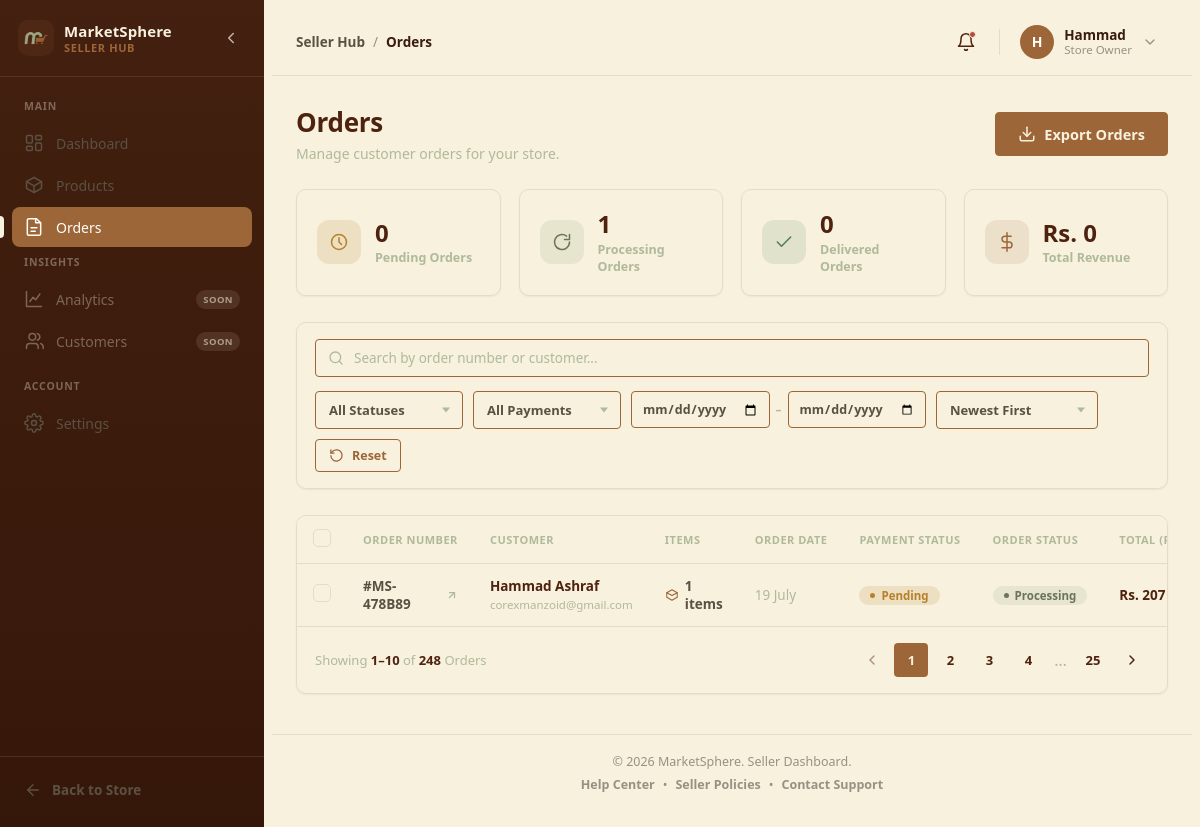
The app's page /seller/orders/ (signed in), older data.
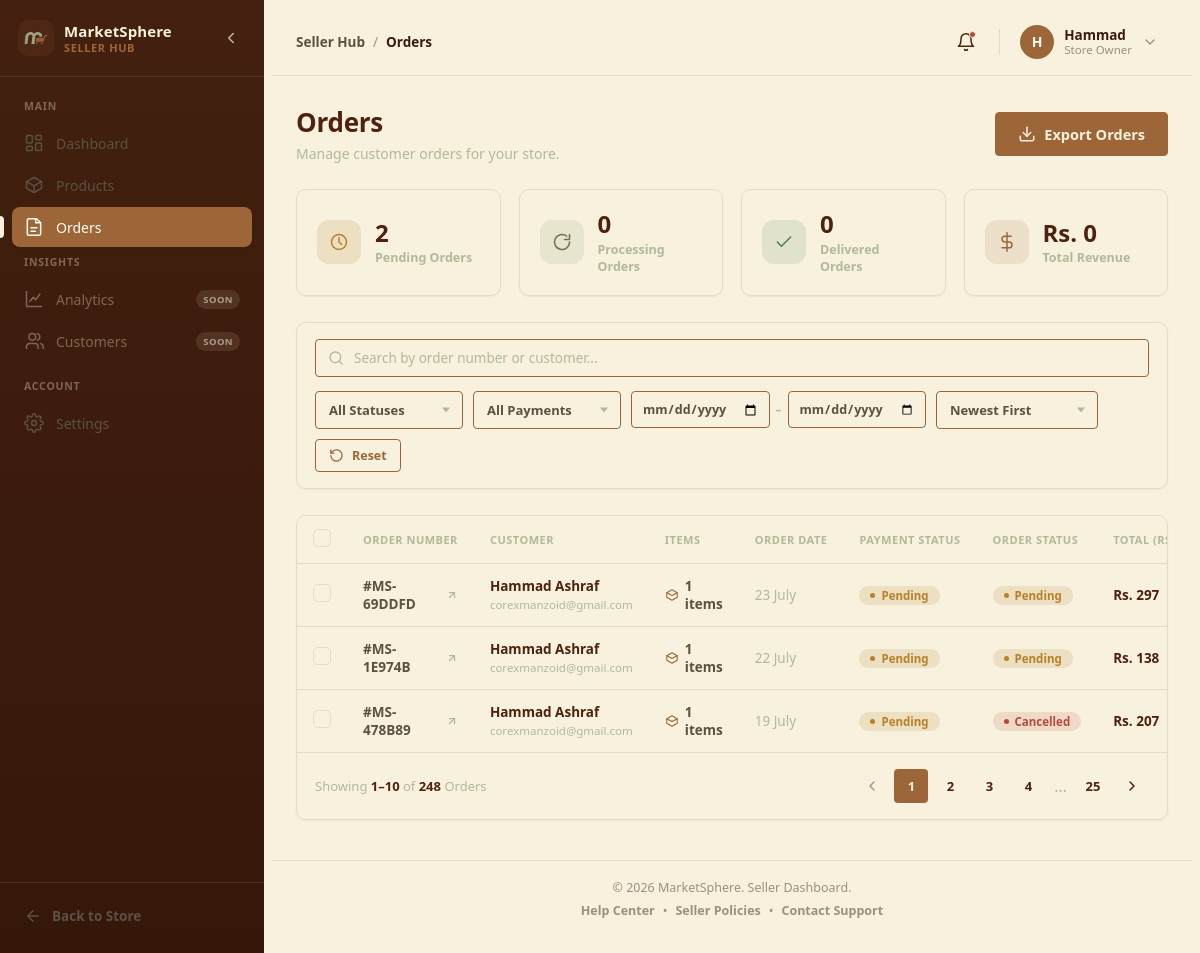
The same page, newer data.
### orders/models.py (models this page shows, shortened)
class SellerOrder(models.Model):
    class Status(models.TextChoices):
        PENDING = "pending", "Pending"
        CONFIRMED = "confirmed", "Confirmed"
        PROCESSING = "processing", "Processing"
        SHIPPED = "shipped", "Shipped"
        DELIVERED = "delivered", "Delivered"
        CANCELLED = "cancelled", "Cancelled"
    order = models.ForeignKey(
        Order, on_delete=models.CASCADE, related_name="seller_orders"
    )
    seller = models.ForeignKey(
        "accounts.Seller", on_delete=models.CASCADE, related_name="orders"
    )
    status = models.CharField(
        max_length=20, choices=Status.choices, default=Status.PENDING
    )
    subtotal = models.DecimalField(max_digits=10, decimal_places=2, default=0)
    shipping_cost = models.DecimalField(max_digits=10, decimal_places=2, default=0)
    discount = models.DecimalField(max_digits=10, decimal_places=2, default=0)
    tax = models.DecimalField(max_digits=10, decimal_places=2, default=0)
    total = models.DecimalField(max_digits=10, decimal_places=2, default=0)
    tracking_number = models.CharField(max_length=100, blank=True)
    courier = models.CharField(max_length=100, blank=True)
    shipped_at = models.DateTimeField(blank=True, null=True)
    delivered_at = models.DateTimeField(blank=True, null=True)
    estimated_delivery = models.DateField(null=True, blank=True)
    shipping_notes = models.TextField(blank=True)
    created_at = models.DateTimeField(auto_now_add=True)
    updated_at = models.DateTimeField(auto_now=True)
    class Meta:
        unique_together = ("order", "seller")

class Order(models.Model):
    class PaymentStatus(models.TextChoices):
        UNPAID = "unpaid", "Unpaid"
        PAID = "paid", "Paid"
        REFUNDED = "refunded", "Refunded"
    user = models.ForeignKey(
        settings.AUTH_USER_MODEL, on_delete=models.CASCADE, related_name="orders"
    )
    order_number = models.CharField(max_length=64, unique=True)
    payment_status = models.CharField(
        max_length=20, choices=PaymentStatus.choices, default=PaymentStatus.UNPAID
    )
    subtotal = models.DecimalField(max_digits=10, decimal_places=2, default=0)
    shipping_cost = models.DecimalField(max_digits=10, decimal_places=2, default=0)
    discount = models.DecimalField(max_digits=10, decimal_places=2, default=0)
    tax = models.DecimalField(max_digits=10, decimal_places=2, default=0)
    total = models.DecimalField(max_digits=10, decimal_places=2, default=0)
    shipping_name = models.CharField(max_length=255)
    shipping_phone = models.CharField(max_length=32, blank=True, null=True)
    shipping_address = models.CharField(max_length=512)
    shipping_city = models.CharField(max_length=255)
    shipping_postal_code = models.CharField(max_length=20, blank=True, null=True)
    notes = models.TextField(blank=True, null=True)
    created_at = models.DateTimeField(auto_now_add=True)
    updated_at = models.DateTimeField(auto_now=True)
    @property
    def overall_status(self):
        statuses = list(self.seller_orders.values_list("status", flat=True))
        if not statuses:
            return None
        unique = set(statuses)
        if len(unique) == 1:
            return statuses[0]

### accounts/models.py (models this page shows)
class User(AbstractUser):
    class AccountStatus(models.TextChoices):
        UNVERIFIED = "UNVERIFIED", "Unverified"
        VERIFIED = "VERIFIED", "Verified"
        SUSPENDED = "SUSPENDED", "Suspended"
        DEACTIVATED = "DEACTIVATED", "Deactivated"
        BLOCKED = "BLOCKED", "Blocked"
    contact = models.CharField(max_length=20, blank=True)
    profile_image_url = models.URLField(blank=True, null=True, max_length=500)
    account_status = models.CharField(
        max_length=20,
        choices=AccountStatus.choices,
        default=AccountStatus.UNVERIFIED,
    )

### seller_dashboard/views.py (the view)
# urls.py: path("", views.orders, name="orders"),
def orders(request):
    return render(request, "orders/list.html")

### accounts/context_processors.py (called while the page is built)
def seller_context(request):
    if request.user.is_authenticated:
        seller = getattr(request.user, "seller_profile", None)
    else:
        seller = None
    return {
        "seller": seller,
    }

### orders/services.py (called while the page is built)
def get_seller_orders(seller):
    return (
        SellerOrder.objects.filter(seller=seller)
        .select_related(
            "order",
            "order__user",
        )
        .prefetch_related(
            "items",
            "items__product",
        )
        .order_by("-created_at")
    )

### products/context_processors.py (called while the page is built)
def categories(request):
    user = request.user
    return {
        "categories": get_all_categories(),
        "brands": get_all_brands(),
        "wishlist_count": wishlist_count(user) if user.is_authenticated else 0,
        "cart_count": cart_count(user) if user.is_authenticated else 0,
    }

### products/services.py (called while the page is built)
def get_all_brands():
    brands = Brand.objects.filter(is_active=True)
    return brands

def wishlist_count(user):
    if not getattr(user, "is_authenticated", False):
        return 0
    return WishlistItem.objects.filter(user=user).count()

def get_or_create_cart(user):
    cart, created = Cart.objects.get_or_create(user=user)
    return cart

### seller_dashboard/templates/orders/list.html (shortened to what the changed rows need)
{% extends 'base_dashboard.html' %}
{% load static %}
{% block active_page %}
  orders
{% endblock %}
{% block css %}
  <link rel="stylesheet" href="{% static 'css/seller_orders.css' %}" />
{% endblock %}
{% block seller_content %}
  <div class="so-page">
    <section class="so-header so-reveal" aria-label="Orders header">
      <div class="so-header-text">
        <h1 class="so-header-title">Orders</h1>
      </div>
    </section>
    <section class="so-stats-grid so-reveal" aria-label="Order statistics">
      <div class="so-stat-card">
        <div class="so-stat-body">
          <span class="so-stat-value">{{ dashboard_pending_orders }}</span>
          <span class="so-stat-label">Pending Orders</span>
        </div>
      </div>
      <div class="so-stat-card">
        <div class="so-stat-body">
          <span class="so-stat-value">{{ dashboard_processing_orders }}</span>
          <span class="so-stat-label">Processing Orders</span>
        </div>
      </div>
    </section>
    <section class="so-table-card so-reveal" aria-label="Orders table">
      <div class="so-table-wrap">
        <table class="so-table" id="soOrdersTable">
          <thead>
            <tr>
              <th scope="col" class="so-col-checkbox">
                <label class="so-checkbox">
                  <span class="so-checkbox-box"></span>
                </label>
              </th>
              <th scope="col">Order Number</th>
              <th scope="col">Customer</th>
              <th scope="col">Items</th>
              <th scope="col">Order Date</th>
              <th scope="col">Payment Status</th>
              <th scope="col">Order Status</th>
              <th scope="col">Total (Rs.)</th>
            </tr>
          </thead>
          <tbody id="soOrdersTableBody">
            {% for orderItem in dashboard_seller_orders %}
              <tr class="so-row" data-order-number="MS-{{ orderItem.order.order_number }}" data-customer-name="{{ orderItem.order.user.username }}">
                <td data-label="">
                  <label class="so-checkbox">
                    <span class="so-checkbox-box"></span>
                  </label>
                </td>
                <td data-label="Order">
                  <a href="{% url "order-detail" order_no=orderItem.order.order_number %}" class="so-order-number-link" data-view-order="{{ orderItem.order.order_number }}">
                    #MS-{{ orderItem.order.order_number|slice:6 }}
                    <svg viewBox="0 0 24 24" width="12" height="12" fill="none" stroke="currentColor" stroke-width="2.5" stroke-linecap="round" stroke-linejoin="round">
                      <path d="M7 17 17 7"></path>
                      <path d="M7 7h10v10"></path>
                    </svg>
                  </a>
                </td>
                <td data-label="Customer">
                  <span class="so-customer-name">{{ orderItem.order.user.first_name }} {{ orderItem.order.user.last_name }}</span>
                  <span class="so-customer-email">{{ orderItem.order.user.email }}</span>
                </td>
                <td data-label="Items">
                  <span class="so-items-count">
                    <svg viewBox="0 0 24 24" width="14" height="14" fill="none" stroke="currentColor" stroke-width="1.8" stroke-linecap="round" stroke-linejoin="round">
                      <path d="M21 8 12 3 3 8l9 5 9-5Z"></path>
                      <path d="M3 8v8l9 5 9-5V8"></path>
                    </svg>{{ orderItem.items.count }} items
                  </span>
                </td>
                <td data-label="Date">
                  <span class="so-date">{{ orderItem.order.created_at|date:'j F' }}</span>
                </td>
                {% if orderItem.order.payment_status == 'paid' %}
                  <td data-label="Payment">
                    <span class="so-badge so-badge-paid">Paid</span>
                  </td>
                {% elif orderItem.order.payment_status == 'unpaid' %}
                  <td data-label="Payment">
                    <span class="so-badge so-badge-payment-pending">Pending</span>
                  </td>
                {% elif orderItem.order.payment_status == 'refunded' %}
                  <td data-label="Payment">
                    <span class="so-badge so-badge-refunded">Refunded</span>
                  </td>
                {% endif %}
                <td data-label="Status">
                  {% if orderItem.order.overall_status %}
                    <span class="so-badge so-badge-{{ orderItem.order.overall_status }}">{{ orderItem.order.overall_status|title }}</span>
                  {% endif %}
                </td>
                <td data-label="Total">
                  <span class="so-total">Rs. {{ orderItem.total|floatformat:0 }}</span>
                </td>
              </tr>
            {% endfor %}
          </tbody>
        </table>
      </div>
    </section>
  </div>
{% endblock %}

Row changes from the older to the newer data that the page shows:
added SellerOrder: order.order_number "69DDFD", order.user.first_name "Hammad", order.user.last_name "Ashraf", order.user.email "corexmanzoid@gmail.com", items.count "1", order.created_at "23 July", shows "Pending", order.overall_status "Pending", total "297"
added SellerOrder: order.order_number "1E974B", order.user.first_name "Hammad", order.user.last_name "Ashraf", order.user.email "corexmanzoid@gmail.com", items.count "1", order.created_at "22 July", shows "Pending", order.overall_status "Pending", total "138"
changed SellerOrder "19 July": order.overall_status "Processing" → "Cancelled"
Text that changed along with them:
{{ dashboard_pending_orders }}: "0" → "2"
{{ dashboard_processing_orders }}: "1" → "0"
